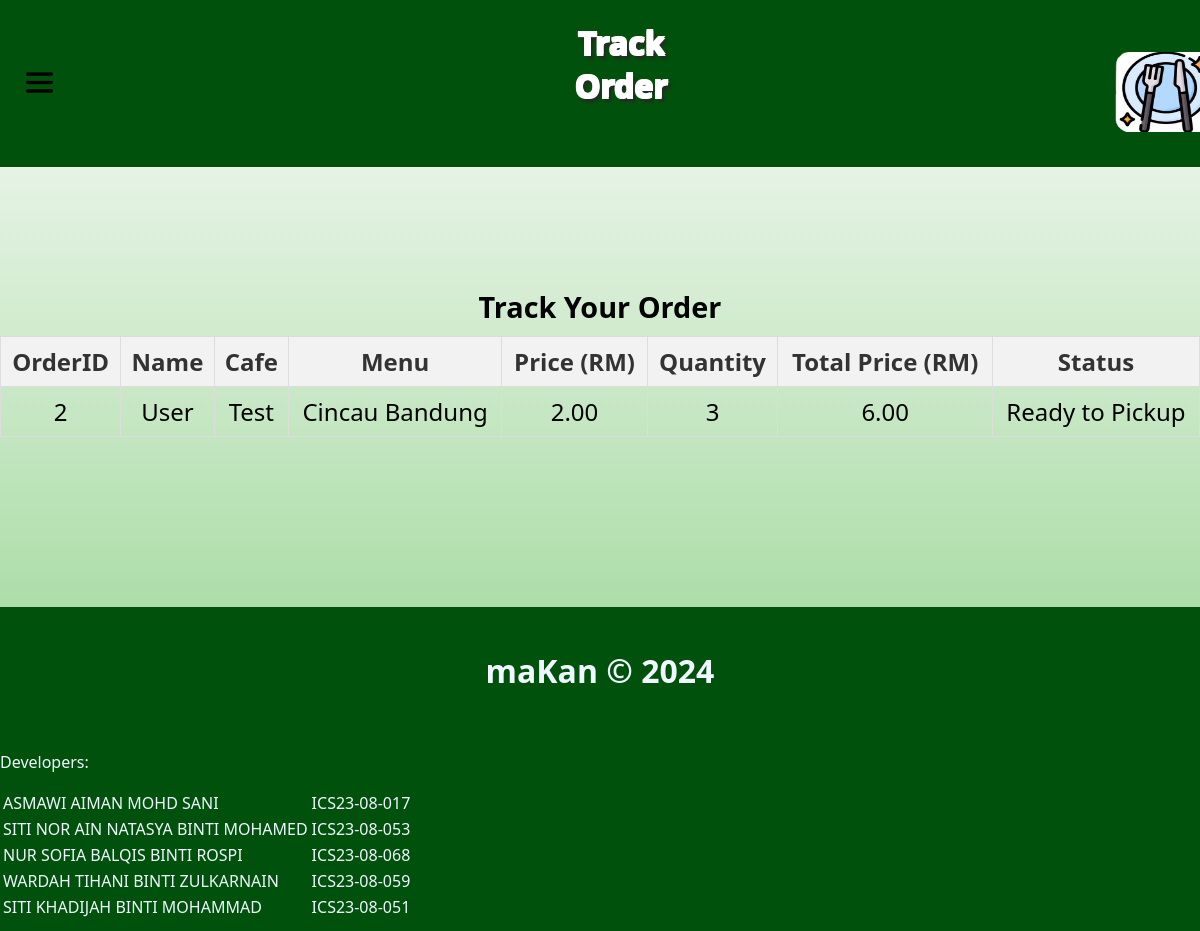
The app's page /menu/tracking-order/ (signed in) with its own data.
### KPMIM_Cafeteria_System/models.py (models this page shows, shortened)
class Order(models.Model):
    ORDER_STATUS = [
        (0, 'Order Received'),
        (1, 'Preparing'),
        (2, 'Ready to Pick Up'),
        (3, 'Picked Up'),
    ]
    PAYMENT = [
        (0, 'Not Pay'),
        (1, 'Paid')
    ]
    orderID = models.AutoField(primary_key=True)
    menuID = models.ForeignKey(Menu, on_delete=models.CASCADE)
    cafeID = models.ForeignKey(Cafe, on_delete=models.CASCADE)
    userID = models.ForeignKey(User, on_delete=models.CASCADE)
    quantity = models.PositiveBigIntegerField()
    total_price = models.DecimalField(max_digits=10, decimal_places=2,editable=False)
    status = models.IntegerField(choices=ORDER_STATUS, default=0)
    pay=models.IntegerField(choices=PAYMENT,default=0)

class User(models.Model):
    userID=models.AutoField(primary_key=True)
    name=models.TextField()
    email=models.EmailField(unique=True)
    phone=models.TextField()
    password=models.TextField()

class Cafe(models.Model):
    cafeID=models.AutoField(primary_key=True)
    name=models.TextField()

class Menu(models.Model):
    menuID=models.AutoField(primary_key=True)
    name=models.TextField()
    price=models.DecimalField(max_digits=10,decimal_places=2)
    cafeID=models.ForeignKey(Cafe, on_delete=models.CASCADE)

### KPMIM_Cafeteria_System/views.py (the view)
# urls.py: path('menu/tracking-order/', views.trackingorder, name='trackingorder'),
def trackingorder(request):
    user_id = request.session.get('user_id')
    if not request.session.get('user_type') == 'user':
        request.session.flush()
        messages.error(request, "You do not have permission to view this page. Please login again.")
        return redirect('login')
    myorder = Order.objects.filter(userID=user_id)
    context = {
        'myorder': myorder,
    }
    return render(request, 'user/tracking-order.html', context)

### KPMIM_Cafeteria_System/templates/user/tracking-order.html (shortened to what this page needs)
{% load static %}
<!DOCTYPE html>
<html lang="en">
<head>
</head>
<body>
    <div class="container">
        <div class="header">
            <button id="menuButton"><img src="{% static 'menu.png' %}"></button>
            <h1>Track Order</h1>
            <div class="logo">
                <table>
                    <tr>
                        <td><a href="{% url 'usermenu' %}"><img class="websitelogo" src="{% static 'logo.png' %}" alt="maKan"></a></td>
                    </tr>
                </table>
            </div>
        </div>
        <div class="menu-list">
            <div class="menuBox">
                <div class="table-title">Track Your Order</div>
                <table>
                    <thead>
                        <tr>
                            <th>OrderID</th>
                            <th>Name</th>
                            <th>Cafe</th>
                            <th>Menu</th>
                            <th>Price (RM)</th>
                            <th>Quantity</th>
                            <th>Total Price (RM)</th>
                            <th>Status</th>
                        </tr>
                    </thead>
                    <tbody>
                        {% for i in myorder %}
                        {% if i.status != 3 %}
                        <tr>
                            <td>{{ i.orderID }}</td>
                            <td>{{ i.userID.name }}</td>
                            <td>{{ i.cafeID.name }}</td>
                            <td>{{ i.menuID.name }}</td>
                            <td>{{ i.menuID.price }}</td>
                            <td>{{ i.quantity }}</td>
                            <td>{{ i.total_price }}</td>
                            <td>
                                {% if i.status == 0 %}
                                    Order Received
                                {% elif i.status == 1 %}
                                    Preparing
                                {% elif i.status == 2 %}
                                    Ready to Pickup
                                {% endif %}
                            </td>
                        </tr>
                        {% endif %}
                        {% endfor %}
                    </tbody>
                </table>
             </div>
        </div>
        <div class="footer">
            <center><h1>maKan &copy; 2024</h1></center><br>
            <p>Developers:<br></p>
            <table>
                <tr>
                    <td>ASMAWI AIMAN MOHD SANI</td>
                    <td>ICS23-08-017</td>
                </tr>
                <tr>
                    <td>SITI NOR AIN NATASYA BINTI MOHAMED</td>
                    <td>ICS23-08-053</td>
                </tr>
                <tr>
                    <td>NUR SOFIA BALQIS BINTI ROSPI</td>
                    <td>ICS23-08-068</td>
                </tr>
                <tr>
                    <td>WARDAH TIHANI BINTI ZULKARNAIN</td>
                    <td>ICS23-08-059</td>
                </tr>
                <tr>
                    <td>SITI KHADIJAH BINTI MOHAMMAD</td>
                    <td>ICS23-08-051</td>
                </tr>
            </table>
        </div>
    </div>
</body>
</html>

### KPMIM_Cafeteria_System/templates/user/tracking-order.html (style rules this page uses)
body { margin: 0; height: 100%; display: grid; place-items: center; padding: 0; background: linear-gradient(to top, #83CE7D, rgb(251, 251, 251)); align-items: center; font-family: system-ui, -apple-system, BlinkMacSystemFont, 'Segoe UI', Roboto, Oxygen, Ubuntu, Cantarell, 'Open Sans', 'Helvetica Neue', sans-serif; font-size: x-large; animation: popUp 1s ease-out; }
.container { width: 100%; height: auto; }
.header { background-color: #00510b; color: #ffffff; display: flex; align-items: center; justify-content: space-between; width: 100%; }
.footer { background-color: #00510b; color: aliceblue; padding-top: 20px; padding-bottom: 10px; font-size: medium; width: 100%; height: auto; margin-top: 5%; }
.websitelogo { transition: transform 0.2s ease-in-out; width: 100px; height: 80px; margin-top: 23px; }
.header h1 { margin-left: 5%; }
.menuBox { display: flex; flex-wrap: wrap; justify-content: center; transition: transform 0.2s ease-in-out; margin-top: 80px; margin-bottom: 80px; }
.menu-list { display: flex; flex-wrap: wrap; justify-content: center; }
#menuButton { background-color: #00510b; border: none; margin-right: 35%; cursor: pointer; }
#menuButton img { width: 27px; margin-left: 20px; }
.header h1 { text-align: center; text-shadow: -1px -1px 0 #ffffff, 1px -1px 0 #ffffff, -1px 1px 0 #ffffff, 1px 1px 0 #ffffff, 3px 4px 3px rgb(39, 39, 39); margin-bottom: 60px; }
.menuBox table { border-collapse: collapse; width: 100%; margin-bottom: 30px; }
.menuBox table th, .menuBox table td { border: 1px solid #ddd; padding: 8px; text-align: center; }
.menuBox table th { background-color: #f2f2f2; color: #333; font-weight: bold; }
.table-title { margin-top: 40px; margin-bottom: 10px; font-size: 1.2em; font-weight: bold; text-align: left; }
@media (min-width: 768px) { .header { flex-direction: row; } }
@media (min-width: 768px) { .logo { margin-left: 38%; } }
@media (min-width: 768px) { .header h1 { margin-left: 8%; font-size: 32px; } }
@media (min-width: 768px) { .container { width: 100%; height: auto; } }
@media (min-width: 768px) { .header { background-color: #00510b; color: #ffffff; display: flex; align-items: center; justify-content: space-between; width: 100%; } }
@media (min-width: 768px) { .footer { background-color: #00510b; color: aliceblue; padding-top: 20px; padding-bottom: 10px; font-size: medium; width: 100%; height: auto; margin-top: 5%; } }
@media (min-width: 768px) { .logo { background-color: #00510b; margin-left: 37%; } }

### records on screen
Order: orderID "2", userID.name "User", cafeID.name "Test", menuID.name "Cincau Bandung", menuID.price "2.00", quantity "3", total_price "6.00", status "Ready to Pickup"
